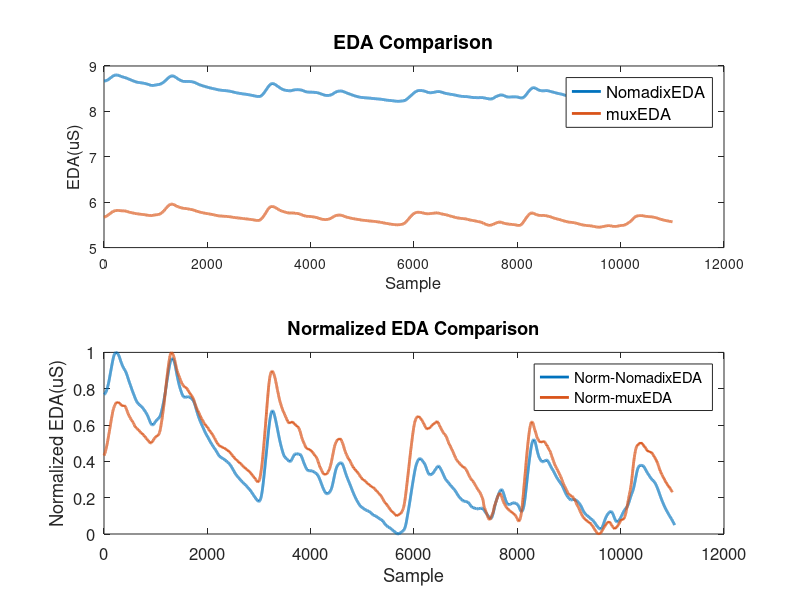

The MATLAB script that drew this image:
clear all
close all

fetEDA = load("fetEDA.mat").fetEDA;
fetVgs = load("fetVgs.mat").fetVgs;
fetDAC = load("fetDAC.mat").fetDAC;

nomaEDA = load("nomaEDA.mat").nomaEDA;
nomaEDA_sync = load("nomaEDA_sync.mat").nomaEDA_sync;

fs = 50;

start_idx = 1 * 60 * fs;
end_idx = 6 * 60 * fs - 1;
fetEDA = fetEDA(start_idx:end_idx);
nomaEDA = nomaEDA(nomaEDA_sync>3);
cutoff = 0.5;

% 이동 평균 필터 계수 계산
filter_length = 2*fs/cutoff + 1;  % 필터 길이 계산 (오드 길이로 만듦)
b = ones(1, filter_length) / filter_length;  % 이동 평균 필터 계수 계산
% [b, a] = butter(cutoff, 1/(fs/2), 'low');
% lpf_fetEDA = filtfilt(b, a, fetEDA);

lpf_fetEDA = filter(b, 1, fetEDA);
% lpf_fetEDA = lpf_fetEDA(6001:end);
lpf_nomaEDA = filter(b, 1, nomaEDA);
% lpf_nomaEDA = lpf_nomaEDA(6001:end);

norm_fetEDA = (lpf_fetEDA(4000:end) - min(lpf_fetEDA(4000:end))) / (max(lpf_fetEDA(4000:end)) - min(lpf_fetEDA(4000:end)));
norm_nomaEDA = (lpf_nomaEDA(4000:end) - min(lpf_nomaEDA(4000:end))) / (max(lpf_nomaEDA(4000:end)) - min(lpf_nomaEDA(4000:end)));
% 첫 번째 서브플롯
subplot(2,1,1);
plot(lpf_nomaEDA(4000:end), 'DisplayName', 'NomadixEDA', 'LineWidth', 2); % 선 굵기 2로 설정
hold on;
plot(lpf_fetEDA(4000:end), 'DisplayName', 'muxEDA', 'LineWidth', 2);   % 선 굵기 2로 설정
hold off;
legend('FontSize', 12);  % 범례 글자 크기 12로 설정
title('EDA Comparison', 'FontSize', 14); % 제목 글자 크기 14로 설정
xlabel('Sample', 'FontSize', 12);  % x축 라벨 글자 크기 12로 설정
ylabel('EDA(uS)', 'FontSize', 12);  % y축 라벨 글자 크기 12로 설정

% 두 번째 서브플롯
subplot(2,1,2);
plot(norm_nomaEDA, 'DisplayName', 'Norm-NomadixEDA', 'LineWidth', 2);  % 선 굵기 2로 설정
hold on;
plot(norm_fetEDA, 'DisplayName', 'Norm-muxEDA', 'LineWidth', 2);    % 선 굵기 2로 설정
hold off;
legend('FontSize', 12);  % 범례 글자 크기 12로 설정
title('Normalized EDA Comparison', 'FontSize', 14); % 제목 글자 크기 14로 설정
xlabel('Sample', 'FontSize', 12);  % x축 라벨 글자 크기 12로 설정
ylabel('Normalized EDA(uS)', 'FontSize', 12);  % y축 라벨 글자 크기 12로 설정

% 전체 그래프의 글자 크기를 설정
set(gca, 'FontSize', 12);
